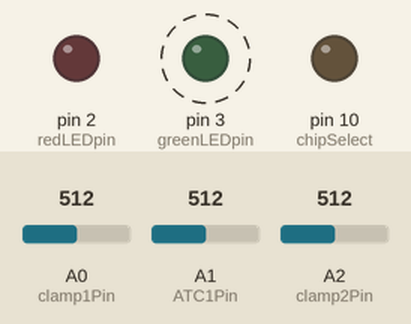
This sketch was run on a simulated Arduino Uno, built with avr-gcc and run on an emulated ATmega328P. Shown: output pins drawn as LEDs (lit = HIGH). Dashed ring = blinking. Inputs (shaded band) come from the test bench; at power-on: A0 (clamp1Pin) = 512, A1 (ATC1Pin) = 512, A2 (clamp2Pin) = 512. The local clock reads 2024-03-15 10:24:30 at power-on unless the sketch sets it; storage starts empty; what the sketch prints to the serial monitor is not drawn.

Above: at 0.5 s.
Timing chart, 0 to 3.0 s (numbered marks = the images above):
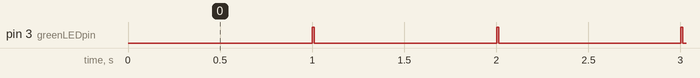

The sketch:

TempLogger.ino
```cpp
/*
 Analog input, serial output
 Reads an analog input pinand prints the results to the serial monitor.

 The circuit:
 A0 connected to the output pin of AD8495 Adafruit thermocouple module.

 Author: Demian Mendez
 Last edited: 6/8/2017
 */
#include <SPI.h>
#include <SD.h>
#include <Wire.h>
#include "RTClib.h"
#include <SoftwareSerial.h>
SoftwareSerial mySerial(8, 9);//rx tx

//  defines
#define LOG_INTERVAL 1000 //mills between entries
#define SYNC_INTERVAL 1000 // mills between calls to flush() - to write data to the card

#define ECHO_TO_SERIAL   1 // echo data to serial port
#define WAIT_TO_START    0 // Wait for serial input in setup()
// Pin Assignments pins that connect to the LEDs
#define redLEDpin 2
#define greenLEDpin 3
#define clamp1Pin A0  // AD8495 Thermocouple input
#define ATC1Pin A1  // AD8495 Thermocouple input
#define clamp2Pin A2  // AD8495 Thermocouple input


// Variable initializations
uint32_t syncTime = 0;    // time of last sync()

float clamp1V = 0.0;
float clamp1avgV = 0.0;  // Sets start point for T/C to around 70°F
float clamp1TempC = 0.0;
float clamp1TempF = 0.0;

float ATC1V = 0.0;
float ATC1avgV = 0.0;  // Sets start point for T/C to around 70°F
float ATC1TempC = 0.0;
float ATC1TempF = 0.0;

float clamp2V = 0.0;
float clamp2avgV = 0.0;  // Sets start point for boxPin to around 70°F
float clamp2TempC = 0.0;
float clamp2TempF = 0.0;

float EMA_a = 0.08; // Constant for Smoothing filter larger value places more weight on current reading. Value should be between 0 and 1

float DUT_Temp = 0.0;
int value;  //raw hex value read in serial from DUT_thermistor
byte msb, lsb;

int firstPass = 0;    //Use for the averaging function on first pass.

//Setting up the Datalogging sheild
RTC_PCF8523 rtc; // define the Real Time Clock object
// for the data logging shield, we use digital pin 10 for the SD cs line
const int chipSelect = 10;
// the logging file
File logfile;

//Error check function if we can't write to the SD card or open it.
void error(char *str)
{
  Serial.print("error: ");
  Serial.println(str);

  // red LED indicates error
  digitalWrite(redLEDpin, HIGH);

  while(1);
}

// Begin SETUP///////////////////////////////////////////////////////
void setup() {
  // initialize serial communications at 9600 bps:
  Serial.begin(19200);
  mySerial.begin(9600);
  while (!Serial) {
     ; // wait for serial port to connect. Needed for native USB
  }

  // Use debugging LEDs
  pinMode(redLEDpin, OUTPUT);
  pinMode(greenLEDpin, OUTPUT);

  //intialize the SD card
  Serial.print("Initializing the SD card...");
  // make sure that the default chip select pin is set to output, even if you don't use it:
  pinMode(chipSelect, OUTPUT);

  // see if the card is present and can be initialized:
  if (!SD.begin(chipSelect)) {
    error("Card failed, or not present");
  }
  Serial.println("card initialized.");

  // create a new file
  char filename[] = "LOGGER00.CSV";
  for (uint8_t i = 0; i < 100; i++) {
    filename[6] = i/10 + '0';
    filename[7] = i%10 + '0';
    if (! SD.exists(filename)) {
      // only open a new file if it doesn't exist
      logfile = SD.open(filename, FILE_WRITE);
      break;  // leave the loop!
    }
  }

  if (! logfile) {
    error("couldnt create file");
  }

  Serial.print("Logging to: ");
  Serial.println(filename);

  // connect to RTC
  Wire.begin();
  if (!rtc.begin()) {
    logfile.println("RTC failed");
#if ECHO_TO_SERIAL
    Serial.println("RTC failed");
#endif  //ECHO_TO_SERIAL
  }

  logfile.println("date,time,C1,ATC1,WPC1,C2");
#if ECHO_TO_SERIAL
  Serial.println("date,time,C1,ATC1,WPC1,C2");
#endif //ECHO_TO_SERIAL
}


/// BEGIN MAIN/////////////////////////////////////////////////////
void loop() {
  DateTime now;

  // delay for the amount of time we want between readings
  delay((LOG_INTERVAL -1) - (millis() % LOG_INTERVAL));

   digitalWrite(greenLEDpin, HIGH);

    // log milliseconds since starting
  uint32_t m = millis();
//  logfile.print(m);           // milliseconds since start
//  logfile.print(", ");
#if ECHO_TO_SERIAL
//  Serial.print(m);           // milliseconds since start
//  Serial.print(", ");
#endif

  // fetch the time
  now = rtc.now();
  // log time
//  logfile.print(now.unixtime()); // seconds since 1/1/1970
//  logfile.print(", ");
//  logfile.print('"');
  logfile.print(now.year(), DEC);
  logfile.print("/");
  logfile.print(now.month(), DEC);
  logfile.print("/");
  logfile.print(now.day(), DEC);
  logfile.print(", ");
  logfile.print(now.hour(), DEC);
  logfile.print(":");
  logfile.print(now.minute(), DEC);
  logfile.print(":");
  logfile.print(now.second(), DEC);
//  logfile.print('"');
#if ECHO_TO_SERIAL
//  Serial.print(now.unixtime()); // seconds since 1/1/1970
//  Serial.print(", ");
//  Serial.print('"');
  Serial.print(now.year(), DEC);
  Serial.print("/");
  Serial.print(now.month(), DEC);
  Serial.print("/");
  Serial.print(now.day(), DEC);
  Serial.print(", ");
  Serial.print(now.hour(), DEC);
  Serial.print(":");
  Serial.print(now.minute(), DEC);
  Serial.print(":");
  Serial.print(now.second(), DEC);
//  Serial.print('"');
#endif //ECHO_TO_SERIAL

  // Get the Temperature from the DUT
  //// Product Info Request 0d105 = 0x69
  //// Temperature Request 0d150 = 0x96

  mySerial.write(150); // Send request for temperature data
  if(mySerial.available()>0){
      msb = mySerial.read();
      lsb = mySerial.read();
      mySerial.flush();
      value = (msb << 8 ) | lsb;
      DUT_Temp = value*0.10; // Divide by 10 to get °F
      //DUT_Temp = (value*0.18)+32; //Convert from value to temperature Fahrenheit
  }

  // Get reference supply voltage for reference:
  double Vcc = readVcc()/1000.0;

  // read the T/C voltages:
  clamp1V = getVout(clamp1Pin, Vcc)*2; // Time 2 multiplier for volatage divider in circuit
  ATC1V   = getVout(ATC1Pin, Vcc)*2;
  clamp2V = getVout(clamp2Pin, Vcc)*2;

  //Check to see if this is the first time through if so use the readings twice for averaging.
  if (firstPass < 1)
  {
    clamp1avgV = clamp1V;
    ATC1avgV   = ATC1V;
    clamp2avgV = clamp2V;
    firstPass++;
  }

  //Exponential Moving Average for AD8495
  clamp1avgV = ema(EMA_a, clamp1V, clamp1avgV);
  ATC1avgV   = ema(EMA_a, ATC1V, ATC1avgV);
  clamp2avgV = ema(EMA_a, clamp2V, clamp2avgV);

  //Calculate T/C Temperature °C AD8495
  clamp1TempC = (clamp1avgV - 1.25) / 0.005;
  ATC1TempC   = (ATC1avgV -1.25) / 0.005;
  clamp2TempC = (clamp2avgV - 1.25) / 0.005;
  //Convert °C to °F
  clamp1TempF =  (clamp1TempC*1.8)+32;
  ATC1TempF = (ATC1TempC*1.8)+32;
  clamp2TempF =  (clamp2TempC*1.8)+32;

  logfile.print(", ");
  logfile.print(clamp1TempF);
  logfile.print(", ");
  logfile.print(ATC1TempF);
  logfile.print(", ");
  logfile.print(DUT_Temp);
  logfile.print(", ");
  logfile.print(clamp2TempF);
#if ECHO_TO_SERIAL
  Serial.print(", ");
  Serial.print(clamp1TempF);
  Serial.print(", ");
  Serial.print(ATC1TempF);
  Serial.print(", ");
  Serial.print(DUT_Temp);
  Serial.print(", ");
  Serial.print(clamp2TempF);
#endif //ECHO_TO_SERIAL

  logfile.println();
#if ECHO_TO_SERIAL
  Serial.println();
#endif // ECHO_TO_SERIAL

  digitalWrite(greenLEDpin, LOW);

  // Now we write data to disk! Don't sync too often - requires 2048 bytes of I/O to SD card
  // which uses a bunch of power and takes time
  if ((millis() - syncTime) < SYNC_INTERVAL) return;
  syncTime = millis();

  // blink LED to show we are syncing data to the card & updating FAT!
  digitalWrite(redLEDpin, HIGH);
  logfile.flush();
  digitalWrite(redLEDpin, LOW);
}


// Supporting Functions
//+++++++++++++++++++++++++++++++++++++++++++++++++++++++++++++++++++++++++++++++++++++++++++

//readVCC()
//Description: Measures this 1.1V reference voltage, and uses the resultant ADV value
//             to work out what the supply voltage must be.
//Takes: N/A
//Returns:  Vcc in mV
/////////////////////////////////////////////////////////////////////////
long readVcc() {
  long result;
  // Read 1.1V reference against AVcc
  ADMUX = _BV(REFS0) | _BV(MUX3) | _BV(MUX2) | _BV(MUX1);
  delay(2); // Wait for Vref to settle
  ADCSRA |= _BV(ADSC); // Convert
  while (bit_is_set(ADCSRA,ADSC));
  result = ADCL;
  result |= ADCH<<8;
  result = 1125300L / result; // Back-calculate AVcc in mV
  return result;
}

//getVout(pin,Vcc)
//Reads the analogue sensor value and converts it to a voltage.
//Takes: Analogue pin to be measured, and supply voltage
//Returns: Vout sensor voltage
//////////////////////////////////////////////////////////////////////////
float getVout(int pin, double Vcc)
{
  int sensVal = analogRead(pin); // Reads in int between 0 and 1023
  float senVolt = (sensVal/1024.0)*Vcc;  //
  return senVolt;
}

//float ema(float EMA_A, float currentVal, float previousVal)
//Perfoms an exponential moving average based on input values.
//Takes: alpha coefficient, current value and previous value.
//Returns: Averaged value
float ema(float EMA_A, float currentVal, float previousVal)
{
  float EMA_S = (EMA_A*currentVal)+((1-EMA_A)*previousVal);
  return EMA_S;
}
```

Measured:
- by itself, pin 3 (greenLEDpin): alternates HIGH for 0.01 s and LOW for 0.99 s
